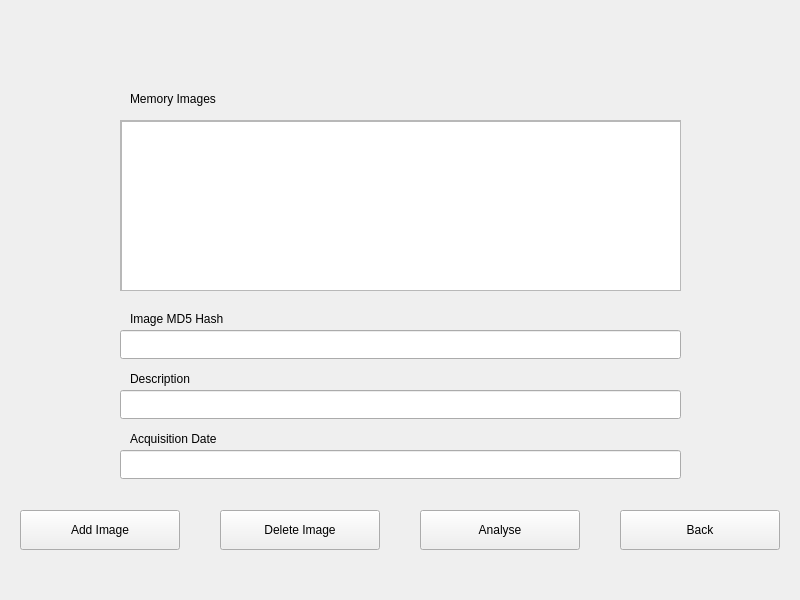
<?xml version="1.0" encoding="UTF-8"?>
<ui version="4.0">
 <class>ImageManager</class>
 <widget class="QWidget" name="ImageManager">
  <property name="geometry">
   <rect>
    <x>0</x>
    <y>0</y>
    <width>800</width>
    <height>600</height>
   </rect>
  </property>
  <property name="windowTitle">
   <string>Ramas Home</string>
  </property>
  <widget class="QPushButton" name="pushButton_2">
   <property name="geometry">
    <rect>
     <x>420</x>
     <y>510</y>
     <width>160</width>
     <height>40</height>
    </rect>
   </property>
   <property name="text">
    <string>Analyse</string>
   </property>
  </widget>
  <widget class="QPushButton" name="pushButton">
   <property name="geometry">
    <rect>
     <x>20</x>
     <y>510</y>
     <width>160</width>
     <height>40</height>
    </rect>
   </property>
   <property name="text">
    <string>Add Image</string>
   </property>
  </widget>
  <widget class="QScrollArea" name="scrollArea">
   <property name="geometry">
    <rect>
     <x>120</x>
     <y>120</y>
     <width>561</width>
     <height>171</height>
    </rect>
   </property>
   <property name="widgetResizable">
    <bool>true</bool>
   </property>
   <widget class="QWidget" name="scrollAreaWidgetContents">
    <property name="geometry">
     <rect>
      <x>0</x>
      <y>0</y>
      <width>559</width>
      <height>169</height>
     </rect>
    </property>
    <widget class="QListView" name="listView">
     <property name="geometry">
      <rect>
       <x>0</x>
       <y>0</y>
       <width>561</width>
       <height>171</height>
      </rect>
     </property>
    </widget>
   </widget>
  </widget>
  <widget class="QLabel" name="label">
   <property name="geometry">
    <rect>
     <x>130</x>
     <y>90</y>
     <width>121</width>
     <height>17</height>
    </rect>
   </property>
   <property name="text">
    <string>Memory Images</string>
   </property>
  </widget>
  <widget class="QPushButton" name="pushButton_3">
   <property name="geometry">
    <rect>
     <x>220</x>
     <y>510</y>
     <width>160</width>
     <height>40</height>
    </rect>
   </property>
   <property name="text">
    <string>Delete Image</string>
   </property>
  </widget>
  <widget class="QPushButton" name="pushButton_4">
   <property name="geometry">
    <rect>
     <x>620</x>
     <y>510</y>
     <width>160</width>
     <height>40</height>
    </rect>
   </property>
   <property name="text">
    <string>Back</string>
   </property>
  </widget>
  <widget class="QLineEdit" name="lineEdit">
   <property name="geometry">
    <rect>
     <x>120</x>
     <y>330</y>
     <width>561</width>
     <height>29</height>
    </rect>
   </property>
  </widget>
  <widget class="QLineEdit" name="lineEdit_2">
   <property name="geometry">
    <rect>
     <x>120</x>
     <y>390</y>
     <width>561</width>
     <height>29</height>
    </rect>
   </property>
  </widget>
  <widget class="QLineEdit" name="lineEdit_3">
   <property name="geometry">
    <rect>
     <x>120</x>
     <y>450</y>
     <width>561</width>
     <height>29</height>
    </rect>
   </property>
  </widget>
  <widget class="QLabel" name="label_2">
   <property name="geometry">
    <rect>
     <x>130</x>
     <y>310</y>
     <width>131</width>
     <height>17</height>
    </rect>
   </property>
   <property name="text">
    <string>Image MD5 Hash</string>
   </property>
  </widget>
  <widget class="QLabel" name="label_3">
   <property name="geometry">
    <rect>
     <x>130</x>
     <y>370</y>
     <width>131</width>
     <height>17</height>
    </rect>
   </property>
   <property name="text">
    <string>Description</string>
   </property>
  </widget>
  <widget class="QLabel" name="label_4">
   <property name="geometry">
    <rect>
     <x>130</x>
     <y>430</y>
     <width>131</width>
     <height>17</height>
    </rect>
   </property>
   <property name="text">
    <string>Acquisition Date</string>
   </property>
  </widget>
 </widget>
 <resources/>
 <connections/>
</ui>
